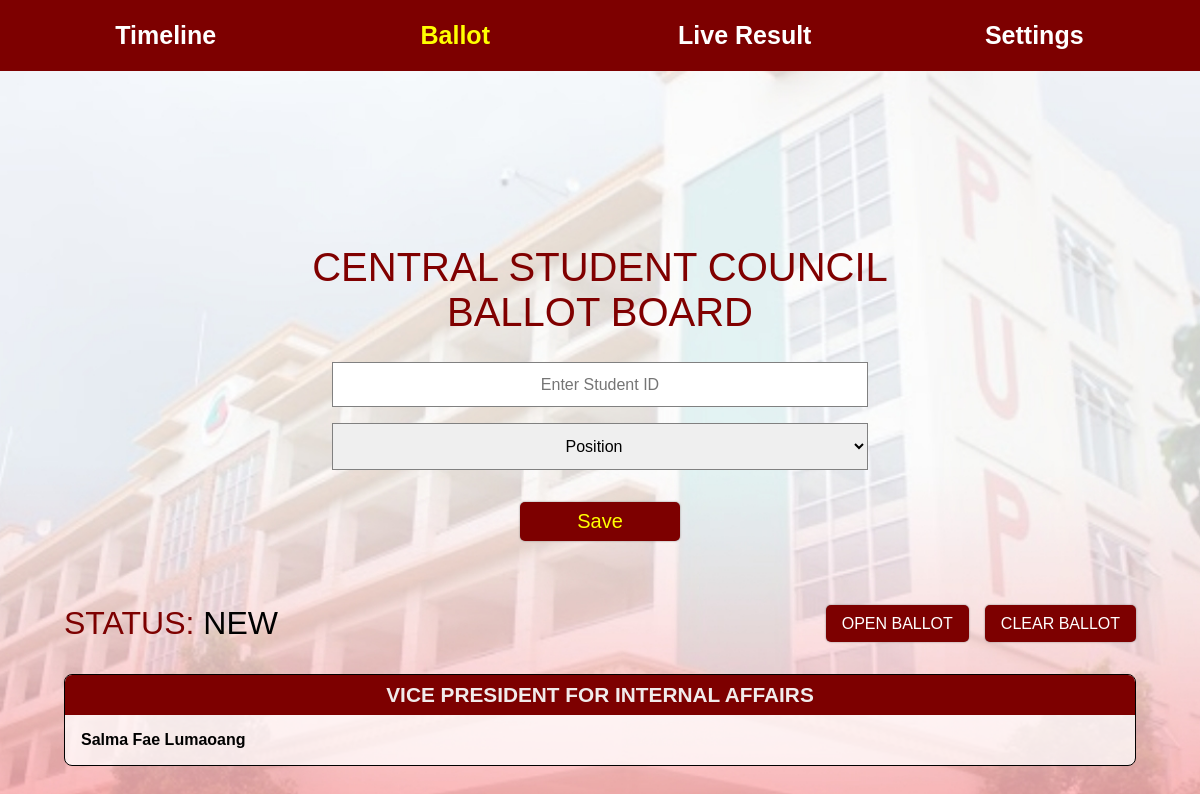
Page /ballot (signed in) on the earlier database version.
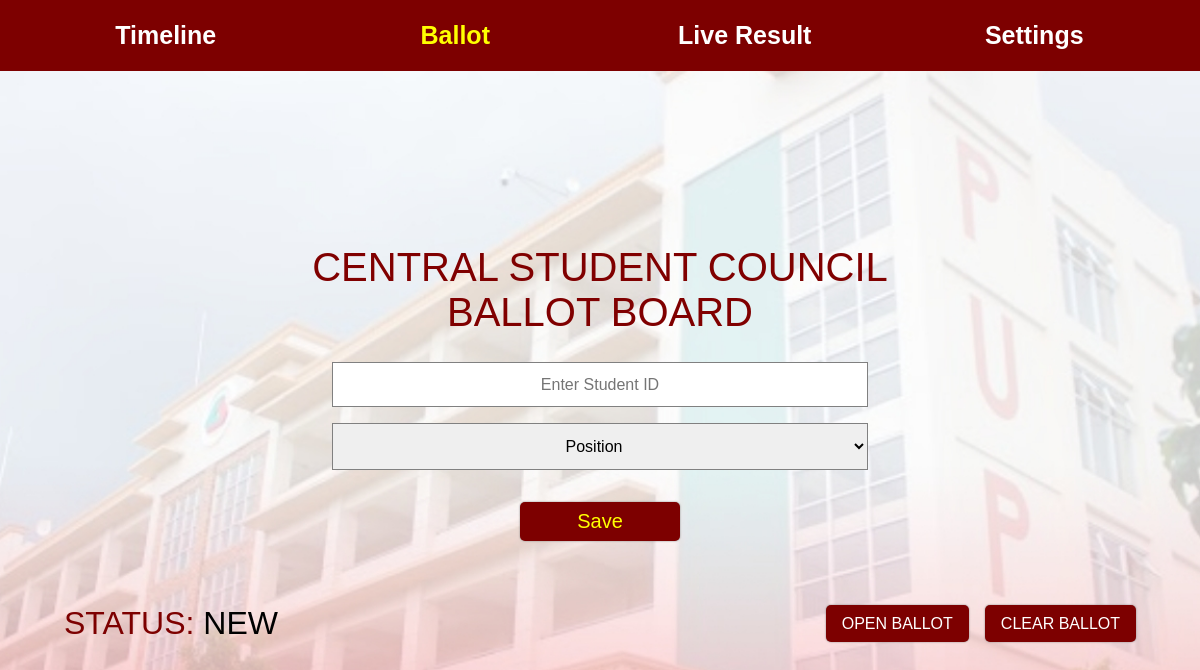
Same page on the later database version.
### website/models.py (models this page shows)
class BallotStatus(db.Model):
    id = db.Column(db.Integer, primary_key=True)
    ballotStatus = db.Column(db.String(5), nullable=False, default='NEW')

class Candidate(db.Model):
    id = db.Column(db.Integer, primary_key=True)
    studentId = db.Column(db.String(15), db.ForeignKey('user.userId'), nullable=False, unique=True)
    name = db.Column(db.String(200), nullable=False)
    position = db.Column(db.String(100), nullable=False)
    voteCount = None
    votePercentage = None
    student = db.relationship('User', backref='candidate', lazy=True)

### website/views.py (the view)
@views.route('/ballot')
@login_required
def ballot():
    current_ballot_status = models.BallotStatus.query.first()
    return render_template('ballot.html', candidates=rules.getCandidates(), current_ballot_status=current_ballot_status)

### website/__init__.py (called while the page is built)
def create_app():
    app = Flask(__name__)
    app.config['SECRET_KEY'] = 'secret'
    app.config['SQLALCHEMY_DATABASE_URI'] = f"sqlite:///{DB_NAME}"
    db.init_app(app)
    socketio.init_app(app)
    from .views import views
    from .auth import auth
    app.register_blueprint(views, url_prefix='/')
    app.register_blueprint(auth, url_prefix='/')
    from . import models
    create_database(app)
    login_manager = LoginManager()
    login_manager.login_view = 'auth.login'
    login_manager.init_app(app)
    @login_manager.user_loader
    def load_user(userId):
        return models.User.query.get(userId)
    return app

### website/templates/ballot.html (shortened to what this page needs)
<!DOCTYPE html>
<html lang="en">
  <head>
    <link rel="stylesheet" href="../static/styles/ballot.css" />
    <link rel="stylesheet" href="../static/styles/style.css" />
    <link
      rel="stylesheet"
      href="https://cdnjs.cloudflare.com/ajax/libs/font-awesome/4.7.0/css/font-awesome.min.css"
    />
  </head>
  <body>
    <header>
      <nav>
        <ul>
          <li><a href="/">Timeline</a></li>
          <li><a class="current-page" href="/ballot">Ballot</a></li>
          <li><a href="/live-results">Live Result</a></li>
          <li><a href="/settings">Settings</a></li>
        </ul>
      </nav>
    </header>
    <main>
      <h1>CENTRAL STUDENT COUNCIL <span class="block">BALLOT BOARD</span></h1>
      <div class="candidate">
        {% if current_ballot_status.ballotStatus != 'OPEN' and
        current_ballot_status.ballotStatus != 'CLOSED' %}
        <form method="post" action="{{ url_for('views.addCandidate') }}">
          <input
            class="input"
            type="text"
            name="user-id-input"
            placeholder="Enter Student ID"
            autocomplete="off"
            required
          />
          <select
            class="input"
            id="positionSelect"
            name="position"
            required
            title="Please select a position."
          >
            <option value="" disabled selected hidden>Position</option>
          </select>
          <input type="submit" name="" value="Save" />
        </form>
        {% endif %}
      </div>
      <div class="displaystat">
        <div class="ballot-status" id="status">
          STATUS: <span>{{ current_ballot_status.ballotStatus }}</span>
        </div>
        <div class="status-buttons-container">
          {% if current_ballot_status.ballotStatus != 'CLOSED' %}
          <button
            id="open-btn"
            class="status-button toggle-btn"
            data-action="{{ current_ballot_status.ballotStatus | lower }}"
            onclick="toggleState()"
          >
            {% if current_ballot_status.ballotStatus == 'NEW' %} OPEN BALLOT {%
            else %} CLOSE BALLOT {% endif %}
          </button>
          {% endif %}
          <button
            id="clear-btn"
            class="status-button clear"
            data-action="clear"
            onclick="clearBallot()"
          >
            CLEAR BALLOT
          </button>
        </div>
      </div>
      <div class="container">
         {% if candidates %} {% if not
        candidates["vp_internal_affairs"]|length <= 0 %}
        <div class="position">
          <h2>VICE PRESIDENT FOR INTERNAL AFFAIRS</h2>
          {% for candidate in candidates["vp_internal_affairs"] %}
          <div class="list">
            <span>{{ candidate.name }}</span>
          </div>
          {% endfor %}
        </div>
        {% endif %} {% endif %}
      </div>
    </main>
  </body>
</html>

### website/static/styles/ballot.css (style rules this page uses)
body { text-align: center; }
button, input, select { font: inherit; text-align: center; }
main { padding: 9rem 4rem 1rem; margin: auto; }
h1 { margin-top: 30px; color: maroon; font-size: 40px; font-weight: 500; }
form { width: 50%; display: flex; flex-wrap: wrap; gap: 1rem; flex-direction: column; align-items: center; justify-content: center; margin: auto auto 4rem; }
.input { width: 100%; padding: 0.8rem; border: none; margin: auto; border: 1px solid gray; }
input[type="submit"] { width: 30%; margin: 1rem auto 0; background-color: #7d0000; color: yellow; font-size: 20px; border-radius: 5px; cursor: pointer; padding: 0.5rem; border: none; box-shadow: 0 0 2px gray; }
.displaystat { display: flex; justify-content: space-between; align-items: center; }
.ballot-status { font-size: 2rem; color: #7d0000; text-transform: uppercase; }
.ballot-status > span { font-size: 2rem; color: black; text-transform: uppercase; }
.status-buttons-container { display: flex; justify-content: end; align-items: center; gap: 1rem; }
.status-button { background-color: #7d0000; color: white; font-size: 1rem; border-radius: 5px; cursor: pointer; padding: 0.6rem 1rem; border: none; box-shadow: 0 0 2px gray; }

### website/static/styles/style.css (style rules this page uses)
* { box-sizing: border-box; }
body { background-image: url("../images/pup_bg_1.jpg"); background-position: center; background-attachment: fixed; background-size: cover; background-repeat: no-repeat; margin: 0; padding: 0; font-family: Arial, sans-serif; }
.block { display: block; }
header { background-color: #7d0000; color: white; text-align: center; padding: 1px; }
nav { padding: 20px; }
.current-page { color: yellow; }
nav ul { list-style-type: none; margin: 0; padding: 0; display: flex; justify-content: space-between; }
nav li { flex: 1; }
nav a { text-decoration: none; color: white; font-weight: bold; font-size: 25px; }

Differences in the rows shown:
removed Candidate: name "Salma Fae Lumaoang"
Other differences:
text no longer shown: "VICE PRESIDENT FOR INTERNAL AFFAIRS"
